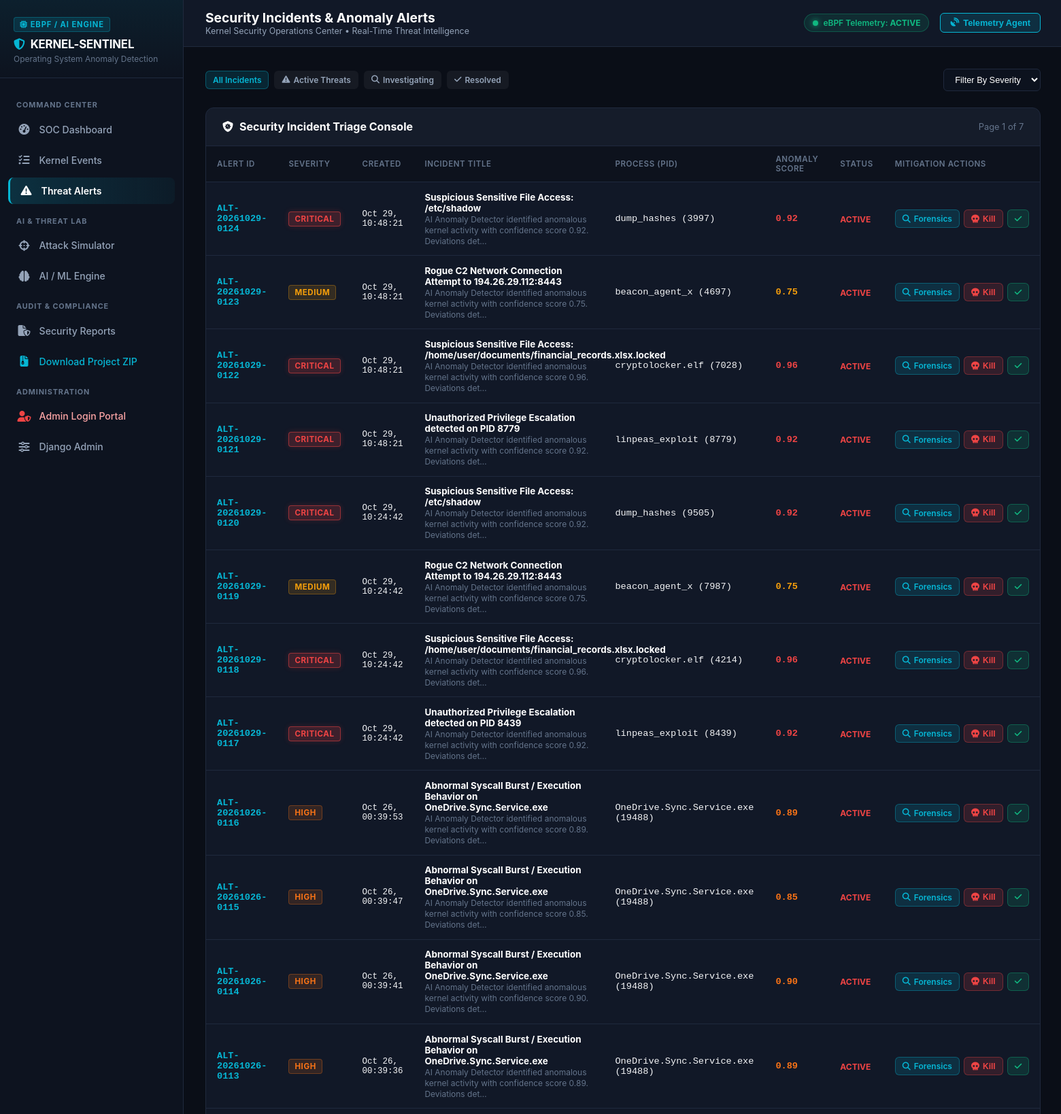
Screenshot of /alerts/ (signed in, upper part) with the database file from the repository.
### monitoring/models.py (models this page shows, shortened)
class SecurityAlert(models.Model):
    STATUS_CHOICES = (
        ('ACTIVE', 'Active Threat'),
        ('INVESTIGATING', 'Under Investigation'),
        ('RESOLVED', 'Resolved / Mitigated'),
        ('FALSE_POSITIVE', 'False Positive'),
    )
    alert_id = models.CharField(max_length=64, unique=True)
    title = models.CharField(max_length=255)
    event = models.ForeignKey(KernelEvent, on_delete=models.SET_NULL, null=True, blank=True, related_name='alerts')
    anomaly_result = models.ForeignKey(AnomalyResult, on_delete=models.SET_NULL, null=True, blank=True)
    threat_level = models.CharField(max_length=20, choices=AnomalyResult.THREAT_LEVELS, default='HIGH', db_index=True)
    status = models.CharField(max_length=20, choices=STATUS_CHOICES, default='ACTIVE', db_index=True)
    description = models.TextField()
    recommended_action = models.TextField(blank=True, default='')
    mitigation_action_taken = models.CharField(max_length=255, blank=True, default='')
    process_killed = models.BooleanField(default=False)
    created_at = models.DateTimeField(auto_now_add=True, db_index=True)
    resolved_at = models.DateTimeField(null=True, blank=True)
    resolved_by = models.ForeignKey(User, on_delete=models.SET_NULL, null=True, blank=True, related_name='resolved_alerts')
    class Meta:
        ordering = ['-created_at']

class KernelEvent(models.Model):
    EVENT_TYPES = (
        ('syscall', 'System Call'),
        ('process', 'Process Event'),
        ('file', 'File Operation'),
        ('network', 'Network Connection'),
        ('privilege', 'Privilege Change'),
    )
    event_id = models.CharField(max_length=64, unique=True, default=uuid.uuid4, editable=False)
    event_type = models.CharField(max_length=20, choices=EVENT_TYPES, db_index=True)
    process_id = models.IntegerField(help_text="PID of the triggering process", db_index=True)
    process_name = models.CharField(max_length=255, db_index=True)
    parent_pid = models.IntegerField(null=True, blank=True)
    user = models.CharField(max_length=100, default='root')
    binary_path = models.CharField(max_length=512, blank=True, default='')
    syscall_name = models.CharField(max_length=100, blank=True, default='')
    target_path = models.CharField(max_length=512, blank=True, default='')
    ip_address = models.CharField(max_length=64, blank=True, default='')
    port = models.IntegerField(null=True, blank=True)
    is_privileged = models.BooleanField(default=False)
    timestamp = models.DateTimeField(auto_now_add=True, db_index=True)
    raw_data = models.JSONField(default=dict, blank=True)
    class Meta:
        ordering = ['-timestamp']

class AnomalyResult(models.Model):
    THREAT_LEVELS = (
        ('NORMAL', 'Normal Activity'),
        ('LOW', 'Low Risk'),
        ('MEDIUM', 'Medium Risk'),
        ('HIGH', 'High Risk'),
        ('CRITICAL', 'Critical Threat'),
    )
    event = models.OneToOneField(KernelEvent, on_delete=models.CASCADE, related_name='anomaly_result')
    anomaly_score = models.FloatField(help_text="Calculated anomaly score between 0.0 and 1.0")
    is_anomaly = models.BooleanField(default=False, db_index=True)
    threat_level = models.CharField(max_length=20, choices=THREAT_LEVELS, default='NORMAL', db_index=True)
    model_type = models.CharField(max_length=100, default='Isolation Forest')
    feature_vector = models.JSONField(default=dict, blank=True)
    explanation = models.JSONField(default=dict, blank=True, help_text="Top deviating feature contributions")
    detected_at = models.DateTimeField(auto_now_add=True)
    class Meta:
        ordering = ['-detected_at']

### monitoring/views.py (the view)
# urls.py: path('alerts/', views.alerts_view, name='alerts'),
@login_required
def alerts_view(request):
    status_filter = request.GET.get('status', '')
    threat_filter = request.GET.get('threat', '')
    alerts_qs = SecurityAlert.objects.select_related('event', 'anomaly_result')
    if status_filter:
        alerts_qs = alerts_qs.filter(status=status_filter)
    if threat_filter:
        alerts_qs = alerts_qs.filter(threat_level=threat_filter)
    paginator = Paginator(alerts_qs, 20)
    page_number = request.GET.get('page')
    page_obj = paginator.get_page(page_number)
    context = {
        'page_obj': page_obj,
        'status_filter': status_filter,
        'threat_filter': threat_filter,
    }
    return render(request, 'monitoring/alerts.html', context)

### templates/monitoring/alerts.html (shortened to what this page needs)
{% extends "monitoring/base.html" %}
{% block page_title %}Security Incidents & Anomaly Alerts{% endblock %}
{% block content %}
<div style="display: flex; justify-content: space-between; align-items: center; margin-bottom: 1.5rem; flex-wrap: wrap; gap: 1rem;">
    <div style="display: flex; gap: 8px;">
        <a href="{% url 'alerts' %}" class="btn-action {% if not status_filter %}btn-view{% else %}" style="background: rgba(255,255,255,0.05); color: var(--text-muted);{% endif %}">
            All Incidents
        </a>
        <a href="{% url 'alerts' %}?status=ACTIVE" class="btn-action {% if status_filter == 'ACTIVE' %}btn-kill{% else %}" style="background: rgba(255,255,255,0.05); color: var(--text-muted);{% endif %}">
            <i class="fa-solid fa-triangle-exclamation"></i> Active Threats
        </a>
        <a href="{% url 'alerts' %}?status=INVESTIGATING" class="btn-action {% if status_filter == 'INVESTIGATING' %}btn-view{% else %}" style="background: rgba(255,255,255,0.05); color: var(--text-muted);{% endif %}">
            <i class="fa-solid fa-magnifying-glass"></i> Investigating
        </a>
        <a href="{% url 'alerts' %}?status=RESOLVED" class="btn-action {% if status_filter == 'RESOLVED' %}btn-resolve{% else %}" style="background: rgba(255,255,255,0.05); color: var(--text-muted);{% endif %}">
            <i class="fa-solid fa-check"></i> Resolved
        </a>
    </div>
    <div>
        <form method="GET" action="{% url 'alerts' %}" style="display: flex; gap: 8px;">
            <select name="threat" onchange="this.form.submit()" style="background: #0c121e; border: 1px solid var(--border-color); color: #fff; padding: 7px 12px; border-radius: 6px; font-size: 0.8rem;">
                <option value="">Filter By Severity</option>
            </select>
        </form>
    </div>
</div>
<div class="soc-panel">
    <div class="soc-panel-header">
        <div class="soc-panel-title">
            <i class="fa-solid fa-shield-virus"></i>
            <span>Security Incident Triage Console</span>
        </div>
        <div style="font-size: 0.8rem; color: var(--text-dim);">
            Page {{ page_obj.number }} of {{ page_obj.paginator.num_pages }}
        </div>
    </div>
    <div style="overflow-x: auto;">
        <table class="soc-table">
            <thead>
                <tr>
                    <th>Alert ID</th>
                    <th>Severity</th>
                    <th>Created</th>
                    <th>Incident Title</th>
                    <th>Process (PID)</th>
                    <th>Anomaly Score</th>
                    <th>Status</th>
                    <th>Mitigation Actions</th>
                </tr>
            </thead>
            <tbody>
                {% for alert in page_obj %}
                <tr id="alert-row-{{ alert.alert_id }}">
                    <td class="font-mono text-cyan" style="font-weight: 700;">
                        <a href="{% url 'investigate' alert.alert_id %}" style="color: var(--accent-cyan); text-decoration: none;">
                            {{ alert.alert_id }}
                        </a>
                    </td>
                    <td>
                        <span class="badge-threat badge-{{ alert.threat_level }}">{{ alert.threat_level }}</span>
                    </td>
                    <td class="font-mono text-dim" style="font-size: 0.78rem;">
                        {{ alert.created_at|date:"M d, H:i:s" }}
                    </td>
                    <td style="max-width: 280px;">
                        <strong style="color: #fff; display: block; font-size: 0.84rem;">{{ alert.title }}</strong>
                        <span style="font-size: 0.75rem; color: var(--text-dim);">{{ alert.description|truncatechars:100 }}</span>
                    </td>
                    <td class="font-mono">
                        {% if alert.event %}
                            {{ alert.event.process_name }} <span class="text-dim">({{ alert.event.process_id }})</span>
                        {% else %}
                            <span class="text-dim">N/A</span>
                        {% endif %}
                    </td>
                    <td class="font-mono" style="font-weight: 700; color: {% if alert.threat_level == 'CRITICAL' %}var(--accent-crimson){% elif alert.threat_level == 'HIGH' %}#f97316{% else %}var(--accent-amber){% endif %};">
                        {% if alert.anomaly_result %}
                            {{ alert.anomaly_result.anomaly_score|floatformat:2 }}
                        {% else %}
                            0.88
                        {% endif %}
                    </td>
                    <td>
                        <span style="font-size: 0.75rem; font-weight: 700; color: {% if alert.status == 'ACTIVE' %}var(--accent-crimson){% elif alert.status == 'RESOLVED' %}var(--accent-emerald){% else %}var(--accent-amber){% endif %};">
                            {{ alert.status }}
                        </span>
                    </td>
                    <td>
                        <div style="display: flex; gap: 6px;">
                            <a href="{% url 'investigate' alert.alert_id %}" class="btn-action btn-view" title="Investigate Forensics">
                                <i class="fa-solid fa-magnifying-glass"></i> Forensics
                            </a>
                            {% if alert.status != 'RESOLVED' %}
                                <button class="btn-action btn-kill btn-quick-mitigate"
                                        data-alert-id="{{ alert.alert_id }}"
                                        data-action="KILL_PROCESS"
                                        title="Kill malicious process immediately">
                                    <i class="fa-solid fa-skull"></i> Kill
                                </button>
                                <button class="btn-action btn-resolve btn-quick-mitigate"
                                        data-alert-id="{{ alert.alert_id }}"
                                        data-action="MARK_RESOLVED"
                                        title="Mark incident resolved">
                                    <i class="fa-solid fa-check"></i>
                                </button>
                            {% endif %}
                        </div>
                    </td>
                </tr>
                {% empty %}
                <tr>
                    <td colspan="8" style="text-align: center; color: var(--text-dim); padding: 3rem;">
                        No security incidents found matching filter parameters.
                    </td>
                </tr>
                {% endfor %}
            </tbody>
        </table>
    </div>
</div>
{% endblock %}

### static/css/cyber_soc.css (style rules this page uses)
:root { --bg-main: #0a0e17; --bg-card: #111827; --bg-card-hover: #162032; --bg-sidebar: #0d131f; --border-color: #1f293d; --border-glow: rgba(6, 182, 212, 0.25); --text-main: #f3f4f6; --text-muted: #94a3b8; --text-dim: #64748b; --accent-cyan: #06b6d4; --accent-cyan-glow: rgba(6, 182, 212, 0.4); --accent-emerald: #10b981; --accent-amber: #f59e0b; --accent-crimson: #ef4444; --accent-purple: #8b5cf6; --accent-blue: #3b82f6; --font-mono: 'Consolas', 'Fira Code', 'Courier New', monospace; }
* { box-sizing: border-box; margin: 0; padding: 0; }
body { font-family: -apple-system, BlinkMacSystemFont, "Segoe UI", Roboto, "Helvetica Neue", Arial, sans-serif; background-color: var(--bg-main); color: var(--text-main); min-height: 100vh; display: flex; overflow-x: hidden; }
.soc-panel { background: var(--bg-card); border: 1px solid var(--border-color); border-radius: 12px; margin-bottom: 2rem; overflow: hidden; }
.soc-panel-header { padding: 1.1rem 1.5rem; border-bottom: 1px solid var(--border-color); display: flex; align-items: center; justify-content: space-between; background: rgba(255, 255, 255, 0.015); }
.soc-panel-title { font-size: 1rem; font-weight: 700; color: #fff; display: flex; align-items: center; gap: 9px; }
.soc-table { width: 100%; border-collapse: collapse; font-size: 0.85rem; text-align: left; }
.soc-table th { background: rgba(0, 0, 0, 0.25); padding: 0.75rem 1rem; color: var(--text-dim); font-weight: 600; text-transform: uppercase; font-size: 0.72rem; letter-spacing: 0.05em; border-bottom: 1px solid var(--border-color); }
.soc-table td { padding: 0.85rem 1rem; border-bottom: 1px solid var(--border-color); color: var(--text-main); vertical-align: middle; }
.font-mono { font-family: var(--font-mono); }
.badge-threat { display: inline-block; padding: 3px 8px; border-radius: 4px; font-size: 0.72rem; font-weight: 700; text-transform: uppercase; letter-spacing: 0.05em; }
.badge-MEDIUM { background: rgba(245, 158, 11, 0.15); color: var(--accent-amber); border: 1px solid rgba(245, 158, 11, 0.3); }
.badge-HIGH { background: rgba(249, 115, 22, 0.15); color: #f97316; border: 1px solid rgba(249, 115, 22, 0.3); }
.badge-CRITICAL { background: rgba(239, 68, 68, 0.2); color: var(--accent-crimson); border: 1px solid rgba(239, 68, 68, 0.5); box-shadow: 0 0 8px rgba(239, 68, 68, 0.2); }
.btn-action { display: inline-flex; align-items: center; gap: 5px; padding: 5px 10px; font-size: 0.75rem; font-weight: 600; border-radius: 6px; text-decoration: none; cursor: pointer; border: 1px solid transparent; transition: all 0.2s ease; }
.btn-kill { background: rgba(239, 68, 68, 0.15); color: var(--accent-crimson); border-color: rgba(239, 68, 68, 0.35); }
.btn-view { background: rgba(6, 182, 212, 0.15); color: var(--accent-cyan); border-color: rgba(6, 182, 212, 0.35); }
.btn-resolve { background: rgba(16, 185, 129, 0.15); color: var(--accent-emerald); border-color: rgba(16, 185, 129, 0.35); }

### rows the page displays
SecurityAlert: alert_id "ALT-20261029-0124", threat_level "CRITICAL", created_at "Oct 29, 10:48:21", title "Suspicious Sensitive File Access: /etc/shadow", description "AI Anomaly Detector identified anomalous kernel activity with confidence score 0.92. Deviations det…", event.process_name "dump_hashes", event.process_id "3997", anomaly_result.anomaly_score "0.92", status "ACTIVE"
SecurityAlert: alert_id "ALT-20261029-0123", threat_level "MEDIUM", created_at "Oct 29, 10:48:21", title "Rogue C2 Network Connection Attempt to 194.26.29.112:8443", description "AI Anomaly Detector identified anomalous kernel activity with confidence score 0.75. Deviations det…", event.process_name "beacon_agent_x", event.process_id "4697", anomaly_result.anomaly_score "0.75", status "ACTIVE"
SecurityAlert: alert_id "ALT-20261029-0122", threat_level "CRITICAL", created_at "Oct 29, 10:48:21", title "Suspicious Sensitive File Access: /home/user/documents/financial_records.xlsx.locked", description "AI Anomaly Detector identified anomalous kernel activity with confidence score 0.96. Deviations det…", event.process_name "cryptolocker.elf", event.process_id "7028", anomaly_result.anomaly_score "0.96", status "ACTIVE"
SecurityAlert: alert_id "ALT-20261029-0121", threat_level "CRITICAL", created_at "Oct 29, 10:48:21", title "Unauthorized Privilege Escalation detected on PID 8779", description "AI Anomaly Detector identified anomalous kernel activity with confidence score 0.92. Deviations det…", event.process_name "linpeas_exploit", event.process_id "8779", anomaly_result.anomaly_score "0.92", status "ACTIVE"
SecurityAlert: alert_id "ALT-20261029-0120", threat_level "CRITICAL", created_at "Oct 29, 10:24:42", title "Suspicious Sensitive File Access: /etc/shadow", description "AI Anomaly Detector identified anomalous kernel activity with confidence score 0.92. Deviations det…", event.process_name "dump_hashes", event.process_id "9505", anomaly_result.anomaly_score "0.92", status "ACTIVE"
SecurityAlert: alert_id "ALT-20261029-0119", threat_level "MEDIUM", created_at "Oct 29, 10:24:42", title "Rogue C2 Network Connection Attempt to 194.26.29.112:8443", description "AI Anomaly Detector identified anomalous kernel activity with confidence score 0.75. Deviations det…", event.process_name "beacon_agent_x", event.process_id "7987", anomaly_result.anomaly_score "0.75", status "ACTIVE"
SecurityAlert: alert_id "ALT-20261029-0118", threat_level "CRITICAL", created_at "Oct 29, 10:24:42", title "Suspicious Sensitive File Access: /home/user/documents/financial_records.xlsx.locked", description "AI Anomaly Detector identified anomalous kernel activity with confidence score 0.96. Deviations det…", event.process_name "cryptolocker.elf", event.process_id "4214", anomaly_result.anomaly_score "0.96", status "ACTIVE"
SecurityAlert: alert_id "ALT-20261029-0117", threat_level "CRITICAL", created_at "Oct 29, 10:24:42", title "Unauthorized Privilege Escalation detected on PID 8439", description "AI Anomaly Detector identified anomalous kernel activity with confidence score 0.92. Deviations det…", event.process_name "linpeas_exploit", event.process_id "8439", anomaly_result.anomaly_score "0.92", status "ACTIVE"
SecurityAlert: alert_id "ALT-20261026-0116", threat_level "HIGH", created_at "Oct 26, 00:39:53", title "Abnormal Syscall Burst / Execution Behavior on OneDrive.Sync.Service.exe", description "AI Anomaly Detector identified anomalous kernel activity with confidence score 0.89. Deviations det…", event.process_name "OneDrive.Sync.Service.exe", event.process_id "19488", anomaly_result.anomaly_score "0.89", status "ACTIVE"
SecurityAlert: alert_id "ALT-20261026-0115", threat_level "HIGH", created_at "Oct 26, 00:39:47", title "Abnormal Syscall Burst / Execution Behavior on OneDrive.Sync.Service.exe", description "AI Anomaly Detector identified anomalous kernel activity with confidence score 0.85. Deviations det…", event.process_name "OneDrive.Sync.Service.exe", event.process_id "19488", anomaly_result.anomaly_score "0.85", status "ACTIVE"
SecurityAlert: alert_id "ALT-20261026-0114", threat_level "HIGH", created_at "Oct 26, 00:39:41", title "Abnormal Syscall Burst / Execution Behavior on OneDrive.Sync.Service.exe", description "AI Anomaly Detector identified anomalous kernel activity with confidence score 0.90. Deviations det…", event.process_name "OneDrive.Sync.Service.exe", event.process_id "19488", anomaly_result.anomaly_score "0.90", status "ACTIVE"
SecurityAlert: alert_id "ALT-20261026-0113", threat_level "HIGH", created_at "Oct 26, 00:39:36", title "Abnormal Syscall Burst / Execution Behavior on OneDrive.Sync.Service.exe", description "AI Anomaly Detector identified anomalous kernel activity with confidence score 0.89. Deviations det…", event.process_name "OneDrive.Sync.Service.exe", event.process_id "19488", anomaly_result.anomaly_score "0.89", status "ACTIVE"

### other values shown
{{ page_obj.number }} "1"
{{ page_obj.paginator.num_pages }} "7"
